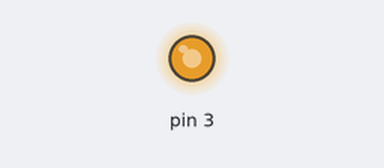
Bench run of a sketch on a simulated Arduino Uno, built with avr-gcc and run on an emulated ATmega328P. On the bench: output pins drawn as LEDs (lit = HIGH).

Above: at 0.05 s.
At 0.4 s:
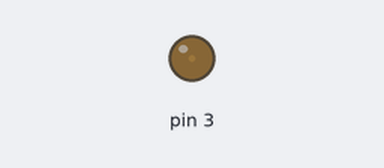
At 0.6 s:
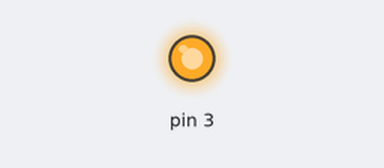
Timing chart, 0 to 3.0 s (numbered marks = the images above):
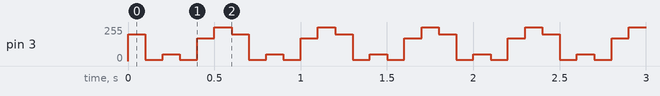

The sketch:

ReadAnalogVoltage.ino
```cpp
void setup(){
pinMode(3, OUTPUT);
}
void loop() {
 analogWrite(3 , 200);
 delay(100);
 analogWrite(3, 10);
 delay(100);
 analogWrite(3, 50);
 delay(100);
 analogWrite(3,10);
 delay(100);
 analogWrite(3,170);

 delay(100);
  analogWrite(3,255);
 delay(100);
}
```

Measured:
- by itself, pin 3: repeats every 0.60 s: 10/255 0.10 s, 50/255 0.10 s, 10/255 0.10 s, 170/255 0.10 s, 255/255 0.10 s, 200/255 0.10 s
